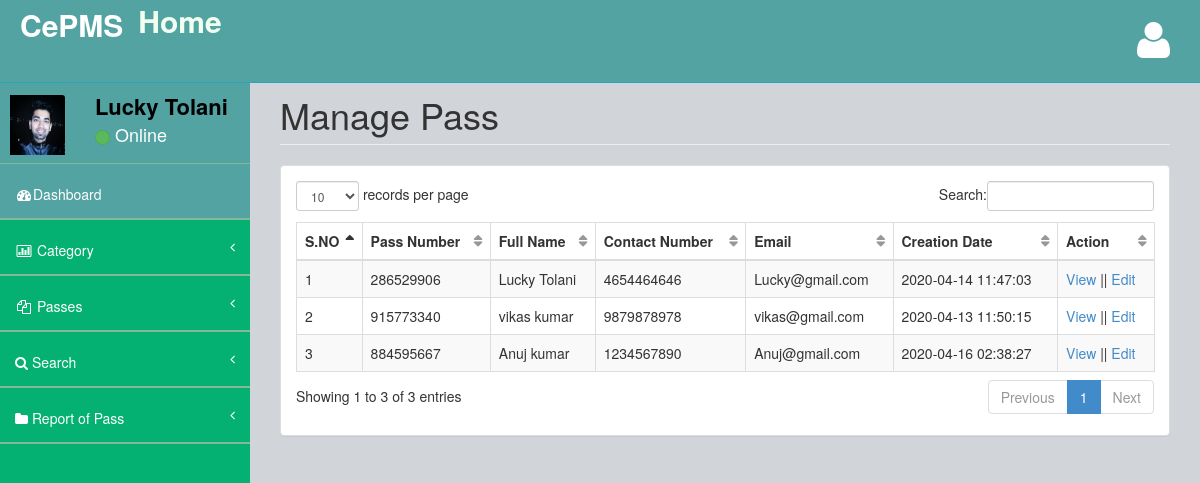
/cpms/admin/manage-pass.php (signed in), run on the app's committed database.
### tables this page shows
CREATE TABLE IF NOT EXISTS `tblpass` (
  `ID` int(10) NOT NULL AUTO_INCREMENT,
  `PassNumber` varchar(200) DEFAULT NULL,
  `FullName` varchar(200) DEFAULT NULL,
  `ContactNumber` bigint(10) DEFAULT NULL,
  `Email` varchar(200) DEFAULT NULL,
  `IdentityType` varchar(200) DEFAULT NULL,
  `IdentityCardno` varchar(200) DEFAULT NULL,
  `Category` varchar(100) DEFAULT NULL,
  `FromDate` varchar(200) DEFAULT NULL,
  `ToDate` varchar(200) DEFAULT NULL,
  `PasscreationDate` timestamp NULL DEFAULT CURRENT_TIMESTAMP,
  PRIMARY KEY (`ID`)
);

### cpms/admin/manage-pass.php (the view, shortened to what this page needs)
<?php
include('includes/dbconnection.php');
if (strlen($_SESSION['cpmsaid']==0)) {
  header('location:logout.php');
  } else{
  ?>
<!DOCTYPE html>
<html>
<head>
    <link href="assets/plugins/bootstrap/bootstrap.css" rel="stylesheet" />
    <link href="assets/font-awesome/css/font-awesome.css" rel="stylesheet" />
    <link href="assets/plugins/pace/pace-theme-big-counter.css" rel="stylesheet" />
  <link href="assets/css/style.css" rel="stylesheet" />
      <link href="assets/css/main-style.css" rel="stylesheet" />
    <link href="assets/plugins/dataTables/dataTables.bootstrap.css" rel="stylesheet" />
</head>
<body>
    <div id="wrapper">
       <?php include_once('includes/header.php');?>
        <?php include_once('includes/sidebar.php');?>
        <div id="page-wrapper">
            <div class="row">
                <div class="col-lg-12">
                    <h1 class="page-header">Manage Pass</h1>
                </div>
            </div>
            <div class="row">
                <div class="col-lg-12">
                    <div class="panel panel-default">
                        <div class="panel-body">
                            <div class="table-responsive">
                                <table class="table table-striped table-bordered table-hover" id="dataTables-example">
                                    <thead>
                                        <tr>
                                            <th>S.NO</th>
                                           <th>Pass Number</th>
                                            <th>Full Name</th>
                                            <th>Contact Number</th>
                                            <th>Email</th>
                                            <th>Creation Date</th>
                                            <th>Action</th>
                                        </tr>
                                    </thead>
                                    <tbody>
                                        <?php
$sql="SELECT * from tblpass";
$query = $dbh -> prepare($sql);
$query->execute();
$results=$query->fetchAll(PDO::FETCH_OBJ);
$cnt=1;
if($query->rowCount() > 0)
{
foreach($results as $row)
{               ?>
                                       <tr>
                  <td><?php echo htmlentities($cnt);?></td>
                  <td><?php  echo htmlentities($row->PassNumber);?></td>
                  <td><?php  echo htmlentities($row->FullName);?></td>
                  <td><?php  echo htmlentities($row->ContactNumber);?></td>
                  <td><?php  echo htmlentities($row->Email);?></td>
                  <td><?php  echo htmlentities($row->PasscreationDate);?></td>
                  <td><a href="view-pass-detail.php?viewid=<?php echo htmlentities ($row->ID);?>">View</a>  ||  <a href="edit-pass-detail.php?editid=<?php echo htmlentities ($row->ID);?>">Edit</a></td>
                </tr>
               <?php $cnt=$cnt+1;}} ?>
                                    </tbody>
                                </table>
                            </div>
                        </div>
                    </div>
                </div>
            </div>
        </div>
    </div>
</body>
</html>
<?php }  ?>

### cpms/admin/includes/header.php (shortened to what this page needs)
<nav class="navbar navbar-default navbar-fixed-top" role="navigation" id="navbar">
            <div class="navbar-header">
                <a class="navbar-brand" href="dashboard.php">
                    <strong style="color: white;font-size: 30px">CePMS<a style="color: honeydew;" href="../index.php">Home</a></strong>
                </a>
            </div>
            <ul class="nav navbar-top-links navbar-right">
                <li class="dropdown">
                    <a class="dropdown-toggle" data-toggle="dropdown" href="#">
                        <i class="fa fa-user fa-3x"></i>
                    </a>
                </li>
            </ul>
        </nav>

### cpms/admin/includes/sidebar.php (shortened to what this page needs)
<?php
include('includes/dbconnection.php');
?>
        <nav class="navbar-default navbar-static-side" role="navigation">
            <div class="sidebar-collapse">
                <ul class="nav" id="side-menu">
                    <li>
                        <div class="user-section">
                            <div class="user-section-inner">
                                <img src="assets/img/user.jpg" alt="">
                            </div>
                            <div class="user-info">
                                <?php
$aid=$_SESSION['cpmsaid'];
$sql="SELECT AdminName from  tbladmin where ID=:aid";
$query = $dbh -> prepare($sql);
$query->bindParam(':aid',$aid,PDO::PARAM_STR);
$query->execute();
$results=$query->fetchAll(PDO::FETCH_OBJ);
$cnt=1;
if($query->rowCount() > 0)
{
foreach($results as $row)
{               ?>
                                <div><strong><?php  echo $row->AdminName;?></strong></div>
                                <div class="user-text-online">
                                    <span class="user-circle-online btn btn-success btn-circle "></span>&nbsp;Online
                                </div>
                            </div>
                            <?php $cnt=$cnt+1;}} ?>
                        </div>
                    </li>
                    <li class="selected">
                        <a href="dashboard.php"><i class="fa fa-dashboard fa-fw"></i>Dashboard</a>
                    </li>
                    <li>
                        <a href="#"><i class="fa fa-bar-chart-o fa-fw"></i> Category<span class="fa arrow"></span></a>
                    </li>
                    <li>
                        <a href="#"><i class="fa fa-files-o fa-fw"></i> Passes<span class="fa arrow"></span></a>
                    </li>
                    <li>
                        <a href="search-pass.php"><i class="fa fa-search"></i>  Search<span class="fa arrow"></span></a>
                        </li>
                        <li>
                        <a href="pass-bwdates-report.php"><i class="fa fa-folder"></i>  Report of Pass<span class="fa arrow"></span></a>
                        </li>
                </ul>
            </div>
        </nav>

### cpms/admin/assets/css/style.css (style rules this page uses)
body { background-color: #f8f8f8; }
#wrapper { width: 100%; margin-top: 55px!important; background-color:#04B173; }
#page-wrapper { padding: 0 15px; min-height: 568px; background-color:rgb(209, 212, 216); }
.navbar-static-side ul li { border-bottom:1px solid #84B899 !important; }
.navbar-top-links li { display: inline-block; }
.navbar-top-links li:last-child { margin-right: 15px; }
.navbar-top-links li a { padding: 20px; min-height: 50px; }
.arrow { float: right; }
.fa.arrow:before { content: "\f104"; }
@media (min-width:768px) { .navbar-static-side { z-index: 1; position: absolute; width: 250px; } }
table.dataTable thead .sorting, table.dataTable thead .sorting_asc:after, table.dataTable thead .sorting_desc, table.dataTable thead .sorting_asc_disabled, table.dataTable thead .sorting_desc_disabled { background: transparent; }
table.dataTable thead .sorting_asc:after { content: "\f0de"; float: right; font-family: fontawesome; }
table.dataTable thead .sorting:after { content: "\f0dc"; float: right; font-family: fontawesome; color: rgba(50,50,50,.5); }
.btn-circle { width: 30px; height: 30px; padding: 6px 0; border-radius: 15px; text-align: center; font-size: 12px; line-height: 1.428571429; }

### cpms/admin/assets/css/main-style.css (style rules this page uses)
.user-section-inner { height: 65px; width: 65px; -moz-border-radius: 3px; -webkit-border-radius: 3px; border-radius: 3px; overflow: hidden; display: inline-block; float: left; margin-right: 15px; margin-top: 20px; }
.user-section-inner img { margin-left:10px; width:55px; height:60px; }
.user-info { display: block; color:#000!important; display: inline-block; padding: 15px; margin-bottom: 0px }
.user-text-online { font-size:18px; color:#fff }
.user-circle-online { width: 15px!important; height: 15px!important; }
.navbar-top-links > li > a { color: #FFFFFF; }
.nav > li > a { padding: 20px 15px; }
#side-menu { background-color:#04B173; }
#side-menu a { color:#fff; border-bottom: 1px solid #84B899 !important; height: 55px; }
.selected { background-color:rgb(83, 163, 163); }
#navbar { background-color:rgb(83, 163, 163); }
.navbar-brand { padding-left:20px; }
.navbar-default { border-color: #27A6BE; }
@media (min-width:768px) { #page-wrapper { position: inherit; margin: 0 0 0 250px; padding: 0 30px; min-height: 1000px; } }

### data on the page
tblpass: PassNumber "286529906", FullName "Lucky Tolani", ContactNumber "4654464646", Email "Lucky@gmail.com", PasscreationDate "2020-04-14 11:47:03"
tblpass: PassNumber "915773340", FullName "vikas kumar", ContactNumber "9879878978", Email "vikas@gmail.com", PasscreationDate "2020-04-13 11:50:15"
tblpass: PassNumber "884595667", FullName "Anuj kumar", ContactNumber "1234567890", Email "Anuj@gmail.com", PasscreationDate "2020-04-16 02:38:27"

### other printed values
$row->AdminName "Lucky Tolani"
